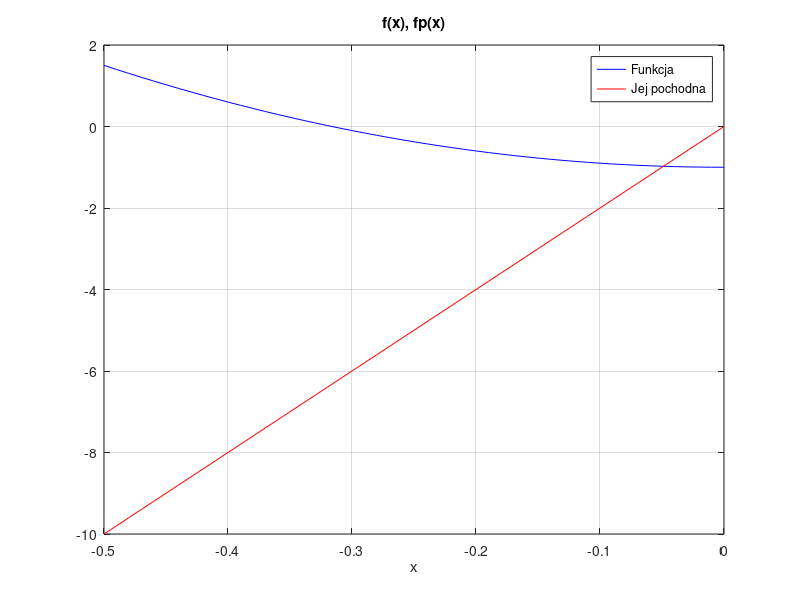

Write the MATLAB code that produced this figure. (Note: this script raises an error after producing the figure.)
%inna funkcja - parabola -> y = ax^2 +bx+c
clear all; close all;
it = 24;
stopnie=80; %45/7/80 stopni
switch (stopnie)
    case 45
        x1 = -2; x2= -0.5;
        a=1; b=0; c=-1;
        xstart=-2;
        xstop=0;
        err=-1;
    case 7
        x1 = -3.5; x2= -1;
        a=1/10; b=0; c=-1/2;
        xstart=-3.5;
        xstop=0;
        err=-sqrt(5);
    case 80
        x1 = -0.5; x2= -0.1;
        a=10; b=0; c=-1;
        xstart=-0.5;
        xstop=0;
err=-sqrt(10)/10;
end



f = @(x) a*x.^(2)+b*x+c; % definicja funkcji
fp = @(x) 2*a*x+b; % definicja pochodnej funkcji

x = xstart : 0.01 : xstop;
plot( x, f(x), 'b-', x, fp(x),'r-'); grid; xlabel('x'); title('f(x), fp(x)');
legend('Funkcja','Jej pochodna'); pause

cb = nonlinsolvers( f, fp, x1, x2, 'bisection', it );
cr = nonlinsolvers( f, fp, x1, x2, 'regula-falsi', it);
cn = nonlinsolvers( f, fp, x1, x2, 'newton-raphson', it);

cb_err=cb-err;
cr_err=cr-err;
cn_err=cn-err;
plot( 1:it,cb,'o-', 1:it,cr,'*', 1:it,cn,'^-'); xlabel('iter'); title('c(iter)')
grid on, legend('Bisection','Regula-Falsi','Newton-Raphson');